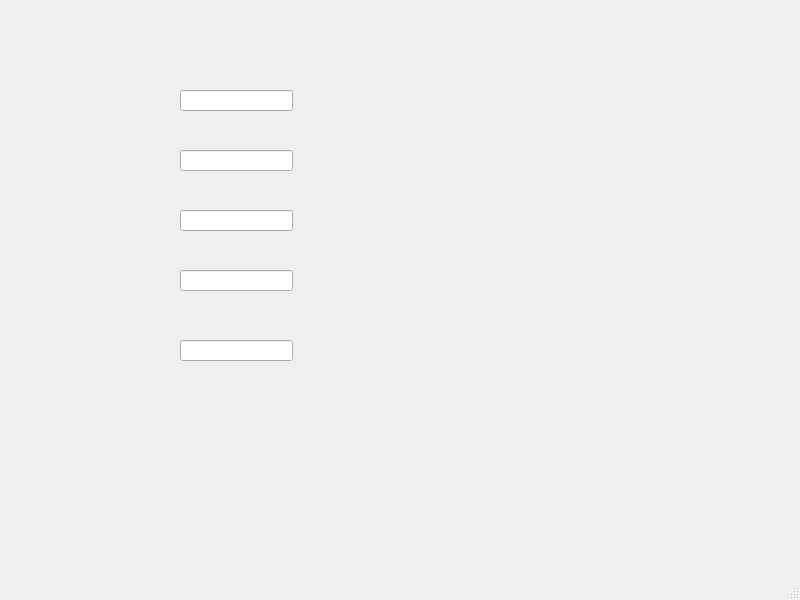
<?xml version="1.0" encoding="UTF-8"?>
<ui version="4.0">
 <class>MainWindow</class>
 <widget class="QMainWindow" name="MainWindow">
  <property name="geometry">
   <rect>
    <x>0</x>
    <y>0</y>
    <width>800</width>
    <height>600</height>
   </rect>
  </property>
  <property name="windowTitle">
   <string>MainWindow</string>
  </property>
  <widget class="QWidget" name="centralwidget">
   <widget class="QLineEdit" name="lineEdit">
    <property name="geometry">
     <rect>
      <x>180</x>
      <y>90</y>
      <width>113</width>
      <height>21</height>
     </rect>
    </property>
   </widget>
   <widget class="QLineEdit" name="lineEdit_2">
    <property name="geometry">
     <rect>
      <x>180</x>
      <y>150</y>
      <width>113</width>
      <height>21</height>
     </rect>
    </property>
   </widget>
   <widget class="QLineEdit" name="lineEdit_3">
    <property name="geometry">
     <rect>
      <x>180</x>
      <y>210</y>
      <width>113</width>
      <height>21</height>
     </rect>
    </property>
   </widget>
   <widget class="QLineEdit" name="lineEdit_4">
    <property name="geometry">
     <rect>
      <x>180</x>
      <y>270</y>
      <width>113</width>
      <height>21</height>
     </rect>
    </property>
   </widget>
   <widget class="QLineEdit" name="lineEdit_5">
    <property name="geometry">
     <rect>
      <x>180</x>
      <y>340</y>
      <width>113</width>
      <height>21</height>
     </rect>
    </property>
   </widget>
  </widget>
  <widget class="QMenuBar" name="menubar">
   <property name="geometry">
    <rect>
     <x>0</x>
     <y>0</y>
     <width>800</width>
     <height>26</height>
    </rect>
   </property>
  </widget>
  <widget class="QStatusBar" name="statusbar"/>
 </widget>
 <tabstops>
  <tabstop>lineEdit_3</tabstop>
  <tabstop>lineEdit</tabstop>
  <tabstop>lineEdit_4</tabstop>
  <tabstop>lineEdit_5</tabstop>
  <tabstop>lineEdit_2</tabstop>
 </tabstops>
 <resources/>
 <connections/>
</ui>
